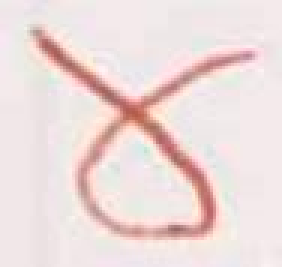
#> input picture ex_5/images/test/CLASS_0/kaktovik-004_rot_1.jpg, 94 x 89 px (shown 3 times larger); its folder holds 2 pictures in this run
$ python main.py
#> lines starting #> are read from the running program, lines starting #| are printed output that depends on the picture; pictures that were not available may be replaced by others from this repository, and a replacement may not be noted
### ex_5/knn.py
from pathlib import Path

import numpy as np

from ex_5.visualization import plot_knn_neighbors


class KNNClassifier:
    def __init__(
        self,
        n_neighbors=3,
        metric="euclidean",
        plot_neighbors=False,
        image_shape=None,
        plot_dir=None,
        plot_prefix="knn",
    ):
        self.n_neighbors = n_neighbors
        self.metric = metric
        self.plot_neighbors = plot_neighbors
        self.image_shape = image_shape
        self.plot_dir = plot_dir
        self.plot_prefix = plot_prefix

        self.X_train = None
        self.y_train = None

    """
    X is the training array and y is the labels.
    This method does nothing, but some type checking and validation
    and storing the training data and the labels in this class.
    That's because we need the training data and labels during inference.
    That's how KNN works. You look into the neighbors and the the most
    frequency of labels within that neighborhood wins.
    """
    def fit(self, X, y):
        """
        Store the training data and labels as NumPy arrays.

        Requirements:
            - convert X and y to NumPy arrays
            - check that X has shape (n_samples, n_features)
            - check that len(X) == len(y)
            - return self
        """
        """
        X and Y can be anything. A python list or a tuple or something.
        This np.asarray makes sure that we convert them to numpy arrays
        before validation and storage.
        """
        X = np.asarray(X, dtype=np.float64)
        y = np.asarray(y)

        if X.ndim != 2:
            raise ValueError("X must have shape (n_samples, n_features).")
        if len(X) != len(y):
            raise ValueError("X and y must contain the same number of samples.")

        self.X_train = X
        self.y_train = y
        """
        We return self because it allows for method chaining. For example:
        predictions = KNNClassifier(n_neighbors=3).fit(X_train, y_train).predict(X_test)
        """
        return self

    # [177 lines left out: functions _euclidean_distances, _cosine_distances, _majority_vote, predict, not called in this run]

### ex_5/main.py
from pathlib import Path

import numpy as np
from PIL import Image, ImageOps

from ex_5.evaluation import confusion_matrix
from ex_5.knn import KNNClassifier
from ex_5.logistic_regression import LogisticRegressionClassifier
from ex_5.nbnn import NBNNClassifier
from ex_5.visualization import plot_accuracy_comparison, plot_confusion_matrix

BASE_DIR = Path(__file__).resolve().parent
DATA_DIR = BASE_DIR / "images"
if not DATA_DIR.exists():
    DATA_DIR = BASE_DIR.parent / "introml_ex5" / "images"

TRAIN_DIR = DATA_DIR / "train"
TEST_DIR = DATA_DIR / "test"
UNIT_TEST_DIR = DATA_DIR / "unit_test"
OUTPUT_DIR = BASE_DIR / "outputs"
IMG_SIZE = (64, 64)


def load_images_labels(folder, image_size=IMG_SIZE):
    images = []
    labels = []
    folder = Path(folder)

    for class_dir in sorted(path for path in folder.iterdir() if path.is_dir()):
        for image_path in sorted(
            path for path in class_dir.iterdir() if path.is_file()
        ):
            with Image.open(image_path) as image:
                image = ImageOps.exif_transpose(image).convert("L")
                image = image.resize(image_size)
                image_array = np.asarray(image, dtype=np.float64) / 255.0

            images.append(image_array.reshape(-1))
            labels.append(class_dir.name)

    return np.asarray(images), np.asarray(labels)


def encode_labels(*label_arrays):
    classes = np.unique(np.concatenate(label_arrays))
    class_to_int = {label: index for index, label in enumerate(classes)}
    encoded_arrays = [
        np.asarray([class_to_int[label] for label in labels], dtype=int)
        for labels in label_arrays
    ]
    return classes, class_to_int, encoded_arrays


def save_confusion_plot(y_true, y_pred, class_names, title, save_path):
    cm = confusion_matrix(y_true, y_pred)
    plot_confusion_matrix(cm, class_names, title=title, save_path=save_path)


def main(k_test_samples=None, random_state=0):
    print("Loading training data...")
    X_train, y_train = load_images_labels(TRAIN_DIR)
    print("Loading test data...")
    X_test, y_test = load_images_labels(TEST_DIR)
#> call 2 of load_images_labels, with image_size = (64, 64)
#> in load_images_labels, image is the input picture: PIL image 94x89 RGB; mean R, G, B 237.1, 220.3, 218.9
#> in load_images_labels (call 2), `image = ImageOps.exif_transpose(image).convert("L")`:
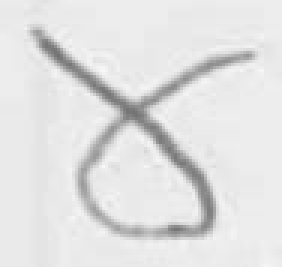
#> image: PIL image 94x89 L (shown 3 times larger); min 113, max 247, mean 225.2
#> in load_images_labels (call 2), `image = image.resize(image_size)`:
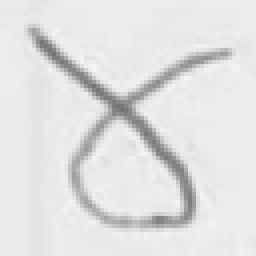
#> image: PIL image 64x64 L (shown 4 times larger); min 115, max 246, mean 225.1
#> pass 2 of the loop in load_images_labels, `for class_dir in sorted(path for path in folder.iterdir() if path.is_d..`:
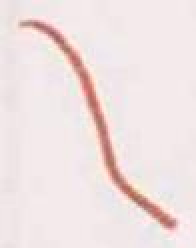
#> input picture ex_5/images/test/CLASS_1/kaktovik-004_rot_1.jpg, 98 x 124 px (shown 2 times larger)
#> in load_images_labels, image is the input picture: PIL image 98x124 RGB; mean R, G, B 239.6, 226.2, 225.9
#> in load_images_labels (call 2), `image = ImageOps.exif_transpose(image).convert("L")`:
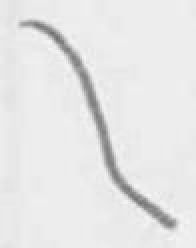
#> image: PIL image 98x124 L (shown 2 times larger); min 112, max 247, mean 230.1
#> in load_images_labels (call 2), `image = image.resize(image_size)`:
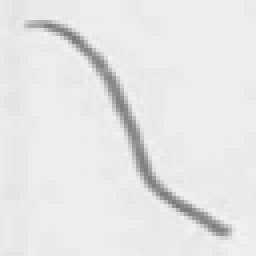
#> image: PIL image 64x64 L (shown 4 times larger); min 120, max 243, mean 230.1
#> pass 3 of the loop in load_images_labels, `for class_dir in sorted(path for path in folder.iterdir() if path.is_d..`:
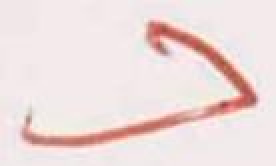
#> input picture ex_5/images/test/CLASS_10/kaktovik-002_rot_4.jpg, 138 x 83 px (shown 2 times larger)
#> in load_images_labels, image is the input picture: PIL image 138x83 RGB; mean R, G, B 238.2, 221.5, 220.3
#> in load_images_labels (call 2), `image = ImageOps.exif_transpose(image).convert("L")`:
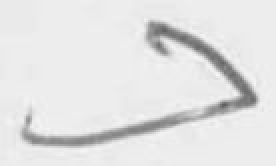
#> image: PIL image 138x83 L (shown 2 times larger); min 95, max 248, mean 226.3
#> in load_images_labels (call 2), `image = image.resize(image_size)`:
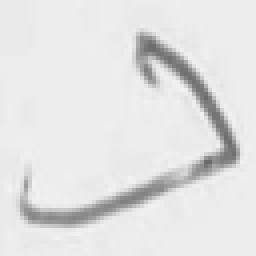
#> image: PIL image 64x64 L (shown 4 times larger); min 105, max 243, mean 226.3
    print("Loading unit-test data...")
    X_unit, y_unit = load_images_labels(UNIT_TEST_DIR)
    print(
        f"Dataset sizes: train={len(X_train)}, test={len(X_test)}, unit_test={len(X_unit)}"
    )

    if k_test_samples is not None and k_test_samples < len(X_test):
        rng = np.random.default_rng(random_state)
        indices = rng.choice(len(X_test), size=k_test_samples, replace=False)
        X_test = X_test[indices]
        y_test = y_test[indices]
        print(
            f"Debug mode: evaluating on a reduced subset of {len(X_test)} test images."
        )
    else:
        print("Evaluating on the full test split.")

    classes, _, encoded = encode_labels(y_train, y_test, y_unit)
    y_train_enc, y_test_enc, y_unit_enc = encoded
    class_names = [label.replace("CLASS_", "") for label in classes]

    OUTPUT_DIR.mkdir(parents=True, exist_ok=True)

    print("Creating 11 KNN neighbour plots from the unit-test set...")
    knn_plotter = KNNClassifier(
        n_neighbors=3,
        metric="euclidean",
        plot_neighbors=True,
        image_shape=IMG_SIZE,
        plot_dir=OUTPUT_DIR / "knn_neighbors",
        plot_prefix="knn_class",
    )
    knn_plotter.fit(X_train, y_train_enc)
    unit_predictions = knn_plotter.predict(X_unit)

    predictions = {}
    accuracies = {}

    for classifier_name, classifier in (
        (
            "KNN (euclidean)",
            KNNClassifier(n_neighbors=3, metric="euclidean", image_shape=IMG_SIZE),
        ),
        (
            "KNN (cosine)",
            KNNClassifier(n_neighbors=3, metric="cosine", image_shape=IMG_SIZE),
        ),
        ("NBNN (euclidean)", NBNNClassifier(metric="euclidean")),
        ("NBNN (cosine)", NBNNClassifier(metric="cosine")),
    ):
        print(f"Running {classifier_name}...")
        classifier.fit(X_train, y_train_enc)
        y_pred = classifier.predict(X_test)
        predictions[classifier_name] = y_pred
        accuracies[classifier_name] = float(np.mean(y_test_enc == y_pred))
        print(f"Accuracy ({classifier_name}): {accuracies[classifier_name]:.4f}")

    print("Running Logistic Regression...")
    logreg = LogisticRegressionClassifier(max_iter=2000, random_state=random_state)
    logreg.fit(X_train, y_train_enc)
    y_pred_logreg = logreg.predict(X_test)
    predictions["Logistic Regression"] = y_pred_logreg
    accuracies["Logistic Regression"] = float(np.mean(y_test_enc == y_pred_logreg))
    print(f"Accuracy (logistic): {accuracies['Logistic Regression']:.4f}")

    for name, y_pred in predictions.items():
        save_name = name.lower().replace(" ", "_").replace("(", "").replace(")", "")
        save_confusion_plot(
            y_test_enc,
            y_pred,
            class_names,
            title=f"Confusion Matrix - {name}",
            save_path=OUTPUT_DIR / f"confusion_{save_name}.png",
        )

    plot_accuracy_comparison(
        accuracies,
        save_path=OUTPUT_DIR / "accuracy_comparison.png",
    )

    unit_accuracy = float(np.mean(unit_predictions == y_unit_enc))
    print(f"Unit-test accuracy of KNN (euclidean): {unit_accuracy:.4f}")
    print(f"Saved plots to: {OUTPUT_DIR}")
    return accuracies


if __name__ == "__main__":
#> (the run stopped early here; a loop or call above may not have finished)
